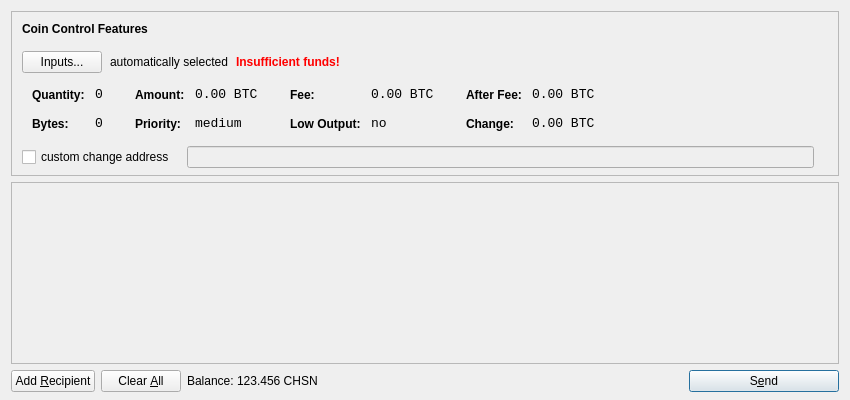
<?xml version="1.0" encoding="UTF-8"?>
<ui version="4.0">
 <class>SendCoinsDialog</class>
 <widget class="QDialog" name="SendCoinsDialog">
  <property name="geometry">
   <rect>
    <x>0</x>
    <y>0</y>
    <width>850</width>
    <height>400</height>
   </rect>
  </property>
  <property name="windowTitle">
   <string>Send Coins</string>
  </property>
  <layout class="QVBoxLayout" name="verticalLayout" stretch="0,1,0">
   <property name="bottomMargin">
    <number>8</number>
   </property>
   <item>
    <widget class="QFrame" name="frameCoinControl">
     <property name="sizePolicy">
      <sizepolicy hsizetype="Expanding" vsizetype="Expanding">
       <horstretch>0</horstretch>
       <verstretch>0</verstretch>
      </sizepolicy>
     </property>
     <property name="maximumSize">
      <size>
       <width>16777215</width>
       <height>16777215</height>
      </size>
     </property>
     <property name="frameShape">
      <enum>QFrame::StyledPanel</enum>
     </property>
     <property name="frameShadow">
      <enum>QFrame::Sunken</enum>
     </property>
     <layout class="QVBoxLayout" name="verticalLayoutCoinControl2">
      <property name="spacing">
       <number>-1</number>
      </property>
      <property name="leftMargin">
       <number>0</number>
      </property>
      <property name="topMargin">
       <number>0</number>
      </property>
      <property name="rightMargin">
       <number>0</number>
      </property>
      <property name="bottomMargin">
       <number>6</number>
      </property>
      <item>
       <layout class="QVBoxLayout" name="verticalLayoutCoinControl" stretch="0,0,0,0,1">
        <property name="spacing">
         <number>0</number>
        </property>
        <property name="leftMargin">
         <number>10</number>
        </property>
        <property name="topMargin">
         <number>10</number>
        </property>
        <item>
         <layout class="QHBoxLayout" name="horizontalLayoutCoinControl1">
          <property name="bottomMargin">
           <number>15</number>
          </property>
          <item>
           <widget class="QLabel" name="labelCoinControlFeatures">
            <property name="sizePolicy">
             <sizepolicy hsizetype="Preferred" vsizetype="Maximum">
              <horstretch>0</horstretch>
              <verstretch>0</verstretch>
             </sizepolicy>
            </property>
            <property name="font">
             <font>
              <weight>75</weight>
              <bold>true</bold>
             </font>
            </property>
            <property name="styleSheet">
             <string notr="true">font-weight:bold;</string>
            </property>
            <property name="text">
             <string>Coin Control Features</string>
            </property>
           </widget>
          </item>
         </layout>
        </item>
        <item>
         <layout class="QHBoxLayout" name="horizontalLayoutCoinControl2" stretch="0,0,0,0">
          <property name="spacing">
           <number>8</number>
          </property>
          <property name="bottomMargin">
           <number>10</number>
          </property>
          <item>
           <widget class="QPushButton" name="pushButtonCoinControl">
            <property name="styleSheet">
             <string notr="true"/>
            </property>
            <property name="text">
             <string>Inputs...</string>
            </property>
           </widget>
          </item>
          <item>
           <widget class="QLabel" name="labelCoinControlAutomaticallySelected">
            <property name="text">
             <string>automatically selected</string>
            </property>
            <property name="margin">
             <number>5</number>
            </property>
           </widget>
          </item>
          <item>
           <widget class="QLabel" name="labelCoinControlInsuffFunds">
            <property name="font">
             <font>
              <weight>75</weight>
              <bold>true</bold>
             </font>
            </property>
            <property name="styleSheet">
             <string notr="true">color:red;font-weight:bold;</string>
            </property>
            <property name="text">
             <string>Insufficient funds!</string>
            </property>
            <property name="margin">
             <number>5</number>
            </property>
           </widget>
          </item>
          <item>
           <spacer name="horizontalSpacerCoinControl">
            <property name="orientation">
             <enum>Qt::Horizontal</enum>
            </property>
            <property name="sizeHint" stdset="0">
             <size>
              <width>40</width>
              <height>1</height>
             </size>
            </property>
           </spacer>
          </item>
         </layout>
        </item>
        <item>
         <widget class="QWidget" name="widgetCoinControl" native="true">
          <property name="sizePolicy">
           <sizepolicy hsizetype="Preferred" vsizetype="Preferred">
            <horstretch>0</horstretch>
            <verstretch>0</verstretch>
           </sizepolicy>
          </property>
          <property name="minimumSize">
           <size>
            <width>0</width>
            <height>0</height>
           </size>
          </property>
          <property name="styleSheet">
           <string notr="true"/>
          </property>
          <layout class="QHBoxLayout" name="horizontalLayoutCoinControl5">
           <property name="margin">
            <number>0</number>
           </property>
           <item>
            <layout class="QHBoxLayout" name="horizontalLayoutCoinControl3" stretch="0,0,0,1">
             <property name="spacing">
              <number>20</number>
             </property>
             <property name="topMargin">
              <number>0</number>
             </property>
             <property name="bottomMargin">
              <number>10</number>
             </property>
             <item>
              <layout class="QFormLayout" name="formLayoutCoinControl1">
               <property name="horizontalSpacing">
                <number>10</number>
               </property>
               <property name="verticalSpacing">
                <number>14</number>
               </property>
               <property name="leftMargin">
                <number>10</number>
               </property>
               <property name="topMargin">
                <number>4</number>
               </property>
               <property name="rightMargin">
                <number>6</number>
               </property>
               <item row="0" column="0">
                <widget class="QLabel" name="labelCoinControlQuantityText">
                 <property name="styleSheet">
                  <string notr="true">font-weight:bold;</string>
                 </property>
                 <property name="text">
                  <string>Quantity:</string>
                 </property>
                 <property name="margin">
                  <number>0</number>
                 </property>
                </widget>
               </item>
               <item row="0" column="1">
                <widget class="QLabel" name="labelCoinControlQuantity">
                 <property name="font">
                  <font>
                   <family>Monospace</family>
                   <pointsize>10</pointsize>
                  </font>
                 </property>
                 <property name="cursor">
                  <cursorShape>IBeamCursor</cursorShape>
                 </property>
                 <property name="contextMenuPolicy">
                  <enum>Qt::ActionsContextMenu</enum>
                 </property>
                 <property name="text">
                  <string notr="true">0</string>
                 </property>
                 <property name="margin">
                  <number>0</number>
                 </property>
                 <property name="textInteractionFlags">
                  <set>Qt::LinksAccessibleByMouse|Qt::TextSelectableByKeyboard|Qt::TextSelectableByMouse</set>
                 </property>
                </widget>
               </item>
               <item row="1" column="0">
                <widget class="QLabel" name="labelCoinControlBytesText">
                 <property name="styleSheet">
                  <string notr="true">font-weight:bold;</string>
                 </property>
                 <property name="text">
                  <string>Bytes:</string>
                 </property>
                </widget>
               </item>
               <item row="1" column="1">
                <widget class="QLabel" name="labelCoinControlBytes">
                 <property name="font">
                  <font>
                   <family>Monospace</family>
                   <pointsize>10</pointsize>
                  </font>
                 </property>
                 <property name="cursor">
                  <cursorShape>IBeamCursor</cursorShape>
                 </property>
                 <property name="contextMenuPolicy">
                  <enum>Qt::ActionsContextMenu</enum>
                 </property>
                 <property name="text">
                  <string notr="true">0</string>
                 </property>
                 <property name="textInteractionFlags">
                  <set>Qt::LinksAccessibleByMouse|Qt::TextSelectableByKeyboard|Qt::TextSelectableByMouse</set>
                 </property>
                </widget>
               </item>
              </layout>
             </item>
             <item>
              <layout class="QFormLayout" name="formLayoutCoinControl2">
               <property name="horizontalSpacing">
                <number>10</number>
               </property>
               <property name="verticalSpacing">
                <number>14</number>
               </property>
               <property name="leftMargin">
                <number>6</number>
               </property>
               <property name="topMargin">
                <number>4</number>
               </property>
               <property name="rightMargin">
                <number>6</number>
               </property>
               <item row="0" column="0">
                <widget class="QLabel" name="labelCoinControlAmountText">
                 <property name="styleSheet">
                  <string notr="true">font-weight:bold;</string>
                 </property>
                 <property name="text">
                  <string>Amount:</string>
                 </property>
                 <property name="margin">
                  <number>0</number>
                 </property>
                </widget>
               </item>
               <item row="0" column="1">
                <widget class="QLabel" name="labelCoinControlAmount">
                 <property name="font">
                  <font>
                   <family>Monospace</family>
                   <pointsize>10</pointsize>
                  </font>
                 </property>
                 <property name="cursor">
                  <cursorShape>IBeamCursor</cursorShape>
                 </property>
                 <property name="contextMenuPolicy">
                  <enum>Qt::ActionsContextMenu</enum>
                 </property>
                 <property name="text">
                  <string notr="true">0.00 BTC</string>
                 </property>
                 <property name="textInteractionFlags">
                  <set>Qt::LinksAccessibleByMouse|Qt::TextSelectableByKeyboard|Qt::TextSelectableByMouse</set>
                 </property>
                </widget>
               </item>
               <item row="1" column="0">
                <widget class="QLabel" name="labelCoinControlPriorityText">
                 <property name="styleSheet">
                  <string notr="true">font-weight:bold;</string>
                 </property>
                 <property name="text">
                  <string>Priority:</string>
                 </property>
                </widget>
               </item>
               <item row="1" column="1">
                <widget class="QLabel" name="labelCoinControlPriority">
                 <property name="font">
                  <font>
                   <family>Monospace</family>
                   <pointsize>10</pointsize>
                  </font>
                 </property>
                 <property name="cursor">
                  <cursorShape>IBeamCursor</cursorShape>
                 </property>
                 <property name="contextMenuPolicy">
                  <enum>Qt::ActionsContextMenu</enum>
                 </property>
                 <property name="text">
                  <string>medium</string>
                 </property>
                 <property name="textInteractionFlags">
                  <set>Qt::LinksAccessibleByMouse|Qt::TextSelectableByKeyboard|Qt::TextSelectableByMouse</set>
                 </property>
                </widget>
               </item>
              </layout>
             </item>
             <item>
              <layout class="QFormLayout" name="formLayoutCoinControl3">
               <property name="horizontalSpacing">
                <number>10</number>
               </property>
               <property name="verticalSpacing">
                <number>14</number>
               </property>
               <property name="leftMargin">
                <number>6</number>
               </property>
               <property name="topMargin">
                <number>4</number>
               </property>
               <property name="rightMargin">
                <number>6</number>
               </property>
               <item row="0" column="0">
                <widget class="QLabel" name="labelCoinControlFeeText">
                 <property name="styleSheet">
                  <string notr="true">font-weight:bold;</string>
                 </property>
                 <property name="text">
                  <string>Fee:</string>
                 </property>
                 <property name="margin">
                  <number>0</number>
                 </property>
                </widget>
               </item>
               <item row="0" column="1">
                <widget class="QLabel" name="labelCoinControlFee">
                 <property name="font">
                  <font>
                   <family>Monospace</family>
                   <pointsize>10</pointsize>
                  </font>
                 </property>
                 <property name="cursor">
                  <cursorShape>IBeamCursor</cursorShape>
                 </property>
                 <property name="contextMenuPolicy">
                  <enum>Qt::ActionsContextMenu</enum>
                 </property>
                 <property name="text">
                  <string notr="true">0.00 BTC</string>
                 </property>
                 <property name="textInteractionFlags">
                  <set>Qt::LinksAccessibleByMouse|Qt::TextSelectableByKeyboard|Qt::TextSelectableByMouse</set>
                 </property>
                </widget>
               </item>
               <item row="1" column="0">
                <widget class="QLabel" name="labelCoinControlLowOutputText">
                 <property name="styleSheet">
                  <string notr="true">font-weight:bold;</string>
                 </property>
                 <property name="text">
                  <string>Low Output:</string>
                 </property>
                </widget>
               </item>
               <item row="1" column="1">
                <widget class="QLabel" name="labelCoinControlLowOutput">
                 <property name="font">
                  <font>
                   <family>Monospace</family>
                   <pointsize>10</pointsize>
                  </font>
                 </property>
                 <property name="cursor">
                  <cursorShape>IBeamCursor</cursorShape>
                 </property>
                 <property name="contextMenuPolicy">
                  <enum>Qt::ActionsContextMenu</enum>
                 </property>
                 <property name="text">
                  <string>no</string>
                 </property>
                 <property name="textInteractionFlags">
                  <set>Qt::LinksAccessibleByMouse|Qt::TextSelectableByKeyboard|Qt::TextSelectableByMouse</set>
                 </property>
                </widget>
               </item>
              </layout>
             </item>
             <item>
              <layout class="QFormLayout" name="formLayoutCoinControl4">
               <property name="horizontalSpacing">
                <number>10</number>
               </property>
               <property name="verticalSpacing">
                <number>14</number>
               </property>
               <property name="leftMargin">
                <number>6</number>
               </property>
               <property name="topMargin">
                <number>4</number>
               </property>
               <property name="rightMargin">
                <number>6</number>
               </property>
               <item row="0" column="0">
                <widget class="QLabel" name="labelCoinControlAfterFeeText">
                 <property name="styleSheet">
                  <string notr="true">font-weight:bold;</string>
                 </property>
                 <property name="text">
                  <string>After Fee:</string>
                 </property>
                 <property name="margin">
                  <number>0</number>
                 </property>
                </widget>
               </item>
               <item row="0" column="1">
                <widget class="QLabel" name="labelCoinControlAfterFee">
                 <property name="font">
                  <font>
                   <family>Monospace</family>
                   <pointsize>10</pointsize>
                  </font>
                 </property>
                 <property name="cursor">
                  <cursorShape>IBeamCursor</cursorShape>
                 </property>
                 <property name="contextMenuPolicy">
                  <enum>Qt::ActionsContextMenu</enum>
                 </property>
                 <property name="text">
                  <string notr="true">0.00 BTC</string>
                 </property>
                 <property name="textInteractionFlags">
                  <set>Qt::LinksAccessibleByMouse|Qt::TextSelectableByKeyboard|Qt::TextSelectableByMouse</set>
                 </property>
                </widget>
               </item>
               <item row="1" column="0">
                <widget class="QLabel" name="labelCoinControlChangeText">
                 <property name="styleSheet">
                  <string notr="true">font-weight:bold;</string>
                 </property>
                 <property name="text">
                  <string>Change:</string>
                 </property>
                </widget>
               </item>
               <item row="1" column="1">
                <widget class="QLabel" name="labelCoinControlChange">
                 <property name="font">
                  <font>
                   <family>Monospace</family>
                   <pointsize>10</pointsize>
                  </font>
                 </property>
                 <property name="cursor">
                  <cursorShape>IBeamCursor</cursorShape>
                 </property>
                 <property name="contextMenuPolicy">
                  <enum>Qt::ActionsContextMenu</enum>
                 </property>
                 <property name="text">
                  <string notr="true">0.00 BTC</string>
                 </property>
                 <property name="textInteractionFlags">
                  <set>Qt::LinksAccessibleByMouse|Qt::TextSelectableByKeyboard|Qt::TextSelectableByMouse</set>
                 </property>
                </widget>
               </item>
              </layout>
             </item>
            </layout>
           </item>
          </layout>
         </widget>
        </item>
        <item>
         <layout class="QHBoxLayout" name="horizontalLayoutCoinControl4" stretch="0,0,0">
          <property name="spacing">
           <number>12</number>
          </property>
          <property name="sizeConstraint">
           <enum>QLayout::SetDefaultConstraint</enum>
          </property>
          <property name="topMargin">
           <number>5</number>
          </property>
          <property name="rightMargin">
           <number>5</number>
          </property>
          <item>
           <widget class="QCheckBox" name="checkBoxCoinControlChange">
            <property name="text">
             <string>custom change address</string>
            </property>
           </widget>
          </item>
          <item>
           <widget class="QLineEdit" name="lineEditCoinControlChange">
            <property name="enabled">
             <bool>false</bool>
            </property>
            <property name="sizePolicy">
             <sizepolicy hsizetype="Expanding" vsizetype="Fixed">
              <horstretch>0</horstretch>
              <verstretch>0</verstretch>
             </sizepolicy>
            </property>
           </widget>
          </item>
          <item>
           <widget class="QLabel" name="labelCoinControlChangeLabel">
            <property name="sizePolicy">
             <sizepolicy hsizetype="Preferred" vsizetype="Expanding">
              <horstretch>0</horstretch>
              <verstretch>0</verstretch>
             </sizepolicy>
            </property>
            <property name="minimumSize">
             <size>
              <width>0</width>
              <height>0</height>
             </size>
            </property>
            <property name="text">
             <string/>
            </property>
            <property name="margin">
             <number>3</number>
            </property>
           </widget>
          </item>
         </layout>
        </item>
        <item>
         <spacer name="verticalSpacerCoinControl">
          <property name="orientation">
           <enum>Qt::Vertical</enum>
          </property>
          <property name="sizeHint" stdset="0">
           <size>
            <width>800</width>
            <height>1</height>
           </size>
          </property>
         </spacer>
        </item>
       </layout>
      </item>
     </layout>
    </widget>
   </item>
   <item>
    <widget class="QScrollArea" name="scrollArea">
     <property name="widgetResizable">
      <bool>true</bool>
     </property>
     <widget class="QWidget" name="scrollAreaWidgetContents">
      <property name="geometry">
       <rect>
        <x>0</x>
        <y>0</y>
        <width>830</width>
        <height>165</height>
       </rect>
      </property>
      <layout class="QVBoxLayout" name="verticalLayout_2">
       <property name="margin">
        <number>0</number>
       </property>
       <item>
        <layout class="QVBoxLayout" name="entries">
         <property name="spacing">
          <number>6</number>
         </property>
        </layout>
       </item>
       <item>
        <spacer name="verticalSpacer">
         <property name="orientation">
          <enum>Qt::Vertical</enum>
         </property>
         <property name="sizeHint" stdset="0">
          <size>
           <width>20</width>
           <height>40</height>
          </size>
         </property>
        </spacer>
       </item>
      </layout>
     </widget>
    </widget>
   </item>
   <item>
    <layout class="QHBoxLayout" name="horizontalLayout">
     <item>
      <widget class="QPushButton" name="addButton">
       <property name="toolTip">
        <string>Send to multiple recipients at once</string>
       </property>
       <property name="text">
        <string>Add &amp;Recipient</string>
       </property>
       <property name="icon">
        <iconset resource="../bitcoin.qrc">
         <normaloff>:/icons/add</normaloff>:/icons/add</iconset>
       </property>
       <property name="autoDefault">
        <bool>false</bool>
       </property>
      </widget>
     </item>
     <item>
      <widget class="QPushButton" name="clearButton">
       <property name="sizePolicy">
        <sizepolicy hsizetype="Minimum" vsizetype="Fixed">
         <horstretch>0</horstretch>
         <verstretch>0</verstretch>
        </sizepolicy>
       </property>
       <property name="toolTip">
        <string>Remove all transaction fields</string>
       </property>
       <property name="text">
        <string>Clear &amp;All</string>
       </property>
       <property name="icon">
        <iconset resource="../bitcoin.qrc">
         <normaloff>:/icons/remove</normaloff>:/icons/remove</iconset>
       </property>
       <property name="autoRepeatDelay">
        <number>300</number>
       </property>
       <property name="autoDefault">
        <bool>false</bool>
       </property>
      </widget>
     </item>
     <item>
      <layout class="QHBoxLayout" name="horizontalLayout_2">
       <property name="spacing">
        <number>3</number>
       </property>
       <item>
        <widget class="QLabel" name="label">
         <property name="text">
          <string>Balance:</string>
         </property>
        </widget>
       </item>
       <item>
        <widget class="QLabel" name="labelBalance">
         <property name="cursor">
          <cursorShape>IBeamCursor</cursorShape>
         </property>
         <property name="text">
          <string>123.456 CHSN</string>
         </property>
         <property name="textInteractionFlags">
          <set>Qt::LinksAccessibleByMouse|Qt::TextSelectableByKeyboard|Qt::TextSelectableByMouse</set>
         </property>
        </widget>
       </item>
      </layout>
     </item>
     <item>
      <spacer name="horizontalSpacer">
       <property name="orientation">
        <enum>Qt::Horizontal</enum>
       </property>
       <property name="sizeHint" stdset="0">
        <size>
         <width>40</width>
         <height>20</height>
        </size>
       </property>
      </spacer>
     </item>
     <item>
      <widget class="QPushButton" name="sendButton">
       <property name="minimumSize">
        <size>
         <width>150</width>
         <height>0</height>
        </size>
       </property>
       <property name="toolTip">
        <string>Confirm the send action</string>
       </property>
       <property name="text">
        <string>S&amp;end</string>
       </property>
       <property name="icon">
        <iconset resource="../bitcoin.qrc">
         <normaloff>:/icons/send</normaloff>:/icons/send</iconset>
       </property>
       <property name="default">
        <bool>true</bool>
       </property>
      </widget>
     </item>
    </layout>
   </item>
  </layout>
 </widget>
 <resources>
  <include location="../bitcoin.qrc"/>
 </resources>
 <connections/>
</ui>
